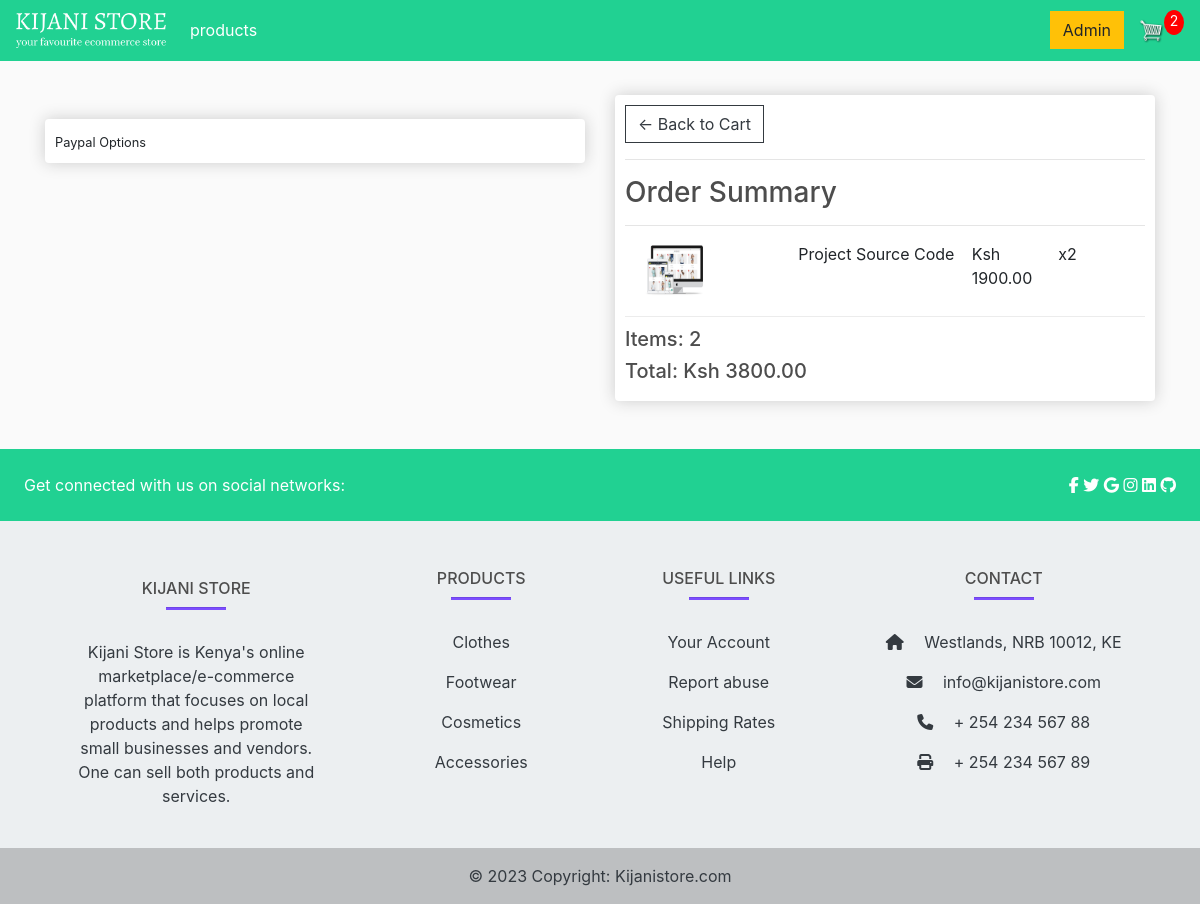
The page /checkout/ (signed in) on the database as committed earlier.
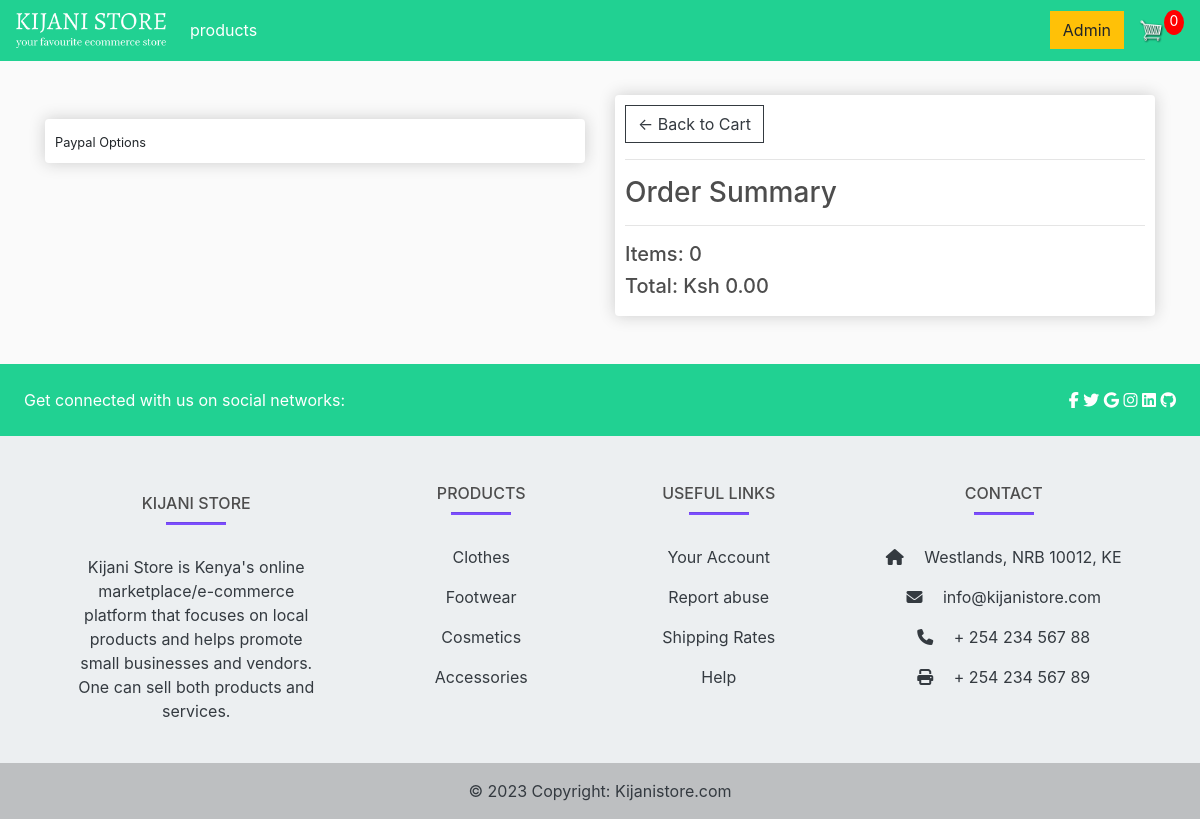
The same page on the database as committed later.
### store/models.py (models this page shows, shortened)
class OrderItem(models.Model):
    product = models.ForeignKey(Product, on_delete=models.SET_NULL, blank=True, null=True)
    order = models.ForeignKey(Order, on_delete=models.SET_NULL, blank=True, null=True)
    quantity = models.IntegerField(default=0, null=True, blank=True)
    date_added = models.DateTimeField(auto_now_add=True)
    @property
    def get_total(self):
        total = self.product.price * self.quantity
        return total

class Product(models.Model):
    name = models.CharField(max_length=200, null=True)
    price = models.DecimalField(max_digits=7, decimal_places=2)
    digital = models.BooleanField(default=False, null= True, blank=False)
    image = models.ImageField(null=True, blank=True)
    @property
    def imageURL(self):
        try:
            url = self.image.url
        except:
            url = ''
        return url

class Order(models.Model):
    customer = models.ForeignKey(Customer, on_delete=models.SET_NULL, blank=True, null=True)
    date_ordered = models.DateTimeField(auto_now_add=True)
    complete = models.BooleanField(default=False, null=True, blank=False)
    transaction_id = models.CharField(max_length=200, null=True)
    @property
    def shipping(self):
        shipping = False
        orderitems = self.orderitem_set.all()
        for i in orderitems:
            if i.product.digital == False:
                shipping = True
        return shipping
    @property
    def get_cart_total(self):
        orderitems = self.orderitem_set.all()
        total = sum([item.get_total for item in orderitems])
        return total
    @property
    def get_cart_items(self):
        orderitems = self.orderitem_set.all()
        total = sum([item.quantity for item in orderitems])
        return total

### store/views.py (the view)
# urls.py: path('checkout/', views.checkout, name="checkout"),
def checkout(request):
	data = cartData(request)
	cartItems = data['cartItems']
	order = data['order']
	items = data['items']
	context = {'items':items, 'order':order, 'cartItems':cartItems}
	return render(request, 'store/checkout.html', context)

### store/utils.py (called while the page is built)
def cartData(request):
    if request.user.is_authenticated:
    		customer = request.user.customer
    		order, created = Order.objects.get_or_create(customer=customer, complete=False)
    		items = order.orderitem_set.all()
    		cartItems = order.get_cart_items
    else:
    		cookieData = cookieCart(request)
    		cartItems = cookieData['cartItems']
    		order = cookieData['order']
    		items = cookieData['items']
    return {'cartItems':cartItems ,'order':order, 'items':items}

### store/templates/store/checkout.html (shortened to what this page needs)
{% extends 'store/main.html' %}
{% load static %}
{% block content %}
     <div class="row">
		<div class="col-lg-6">
			<br>
			<div class="box-element hidden" id="payment-info">
				<small>Paypal Options</small>
			</div>
		</div>
		<div class="col-lg-6">
			<div class="box-element">
				<a  class="btn btn-outline-dark" href="{% url 'cart' %}">&#x2190; Back to Cart</a>
				<hr>
				<h3>Order Summary</h3>
				<hr>
        {% for item in items %}
				<div class="cart-row">
					<div style="flex:2"><img class="row-image" src="{{item.product.imageURL}}"></div>
					<div style="flex:2"><p>{{item.product.name}}</p></div>
					<div style="flex:1"><p>Ksh {{item.product.price}}</p></div>
					<div style="flex:1"><p>x{{item.quantity}}</p></div>
				</div>
        {% endfor %}
				<h5>Items:   {{order.get_cart_items}}</h5>
				<h5>Total:   Ksh {{order.get_cart_total|floatformat:2}}</h5>
			</div>
		</div>
	</div>
{% endblock content %}

Rows that differ between the two databases and show on the page:
no longer on this page (row unchanged): OrderItem: product.imageURL (picture), product.name "Project Source Code", product.price "1900.00", quantity "2"
no longer on this page (row edited): Order: get_cart_items "2", get_cart_total "3800.00"
added Order: get_cart_items "0", get_cart_total "0.00"
Other text that changed with them:
{{ cartItems }}: "2" → "0"
